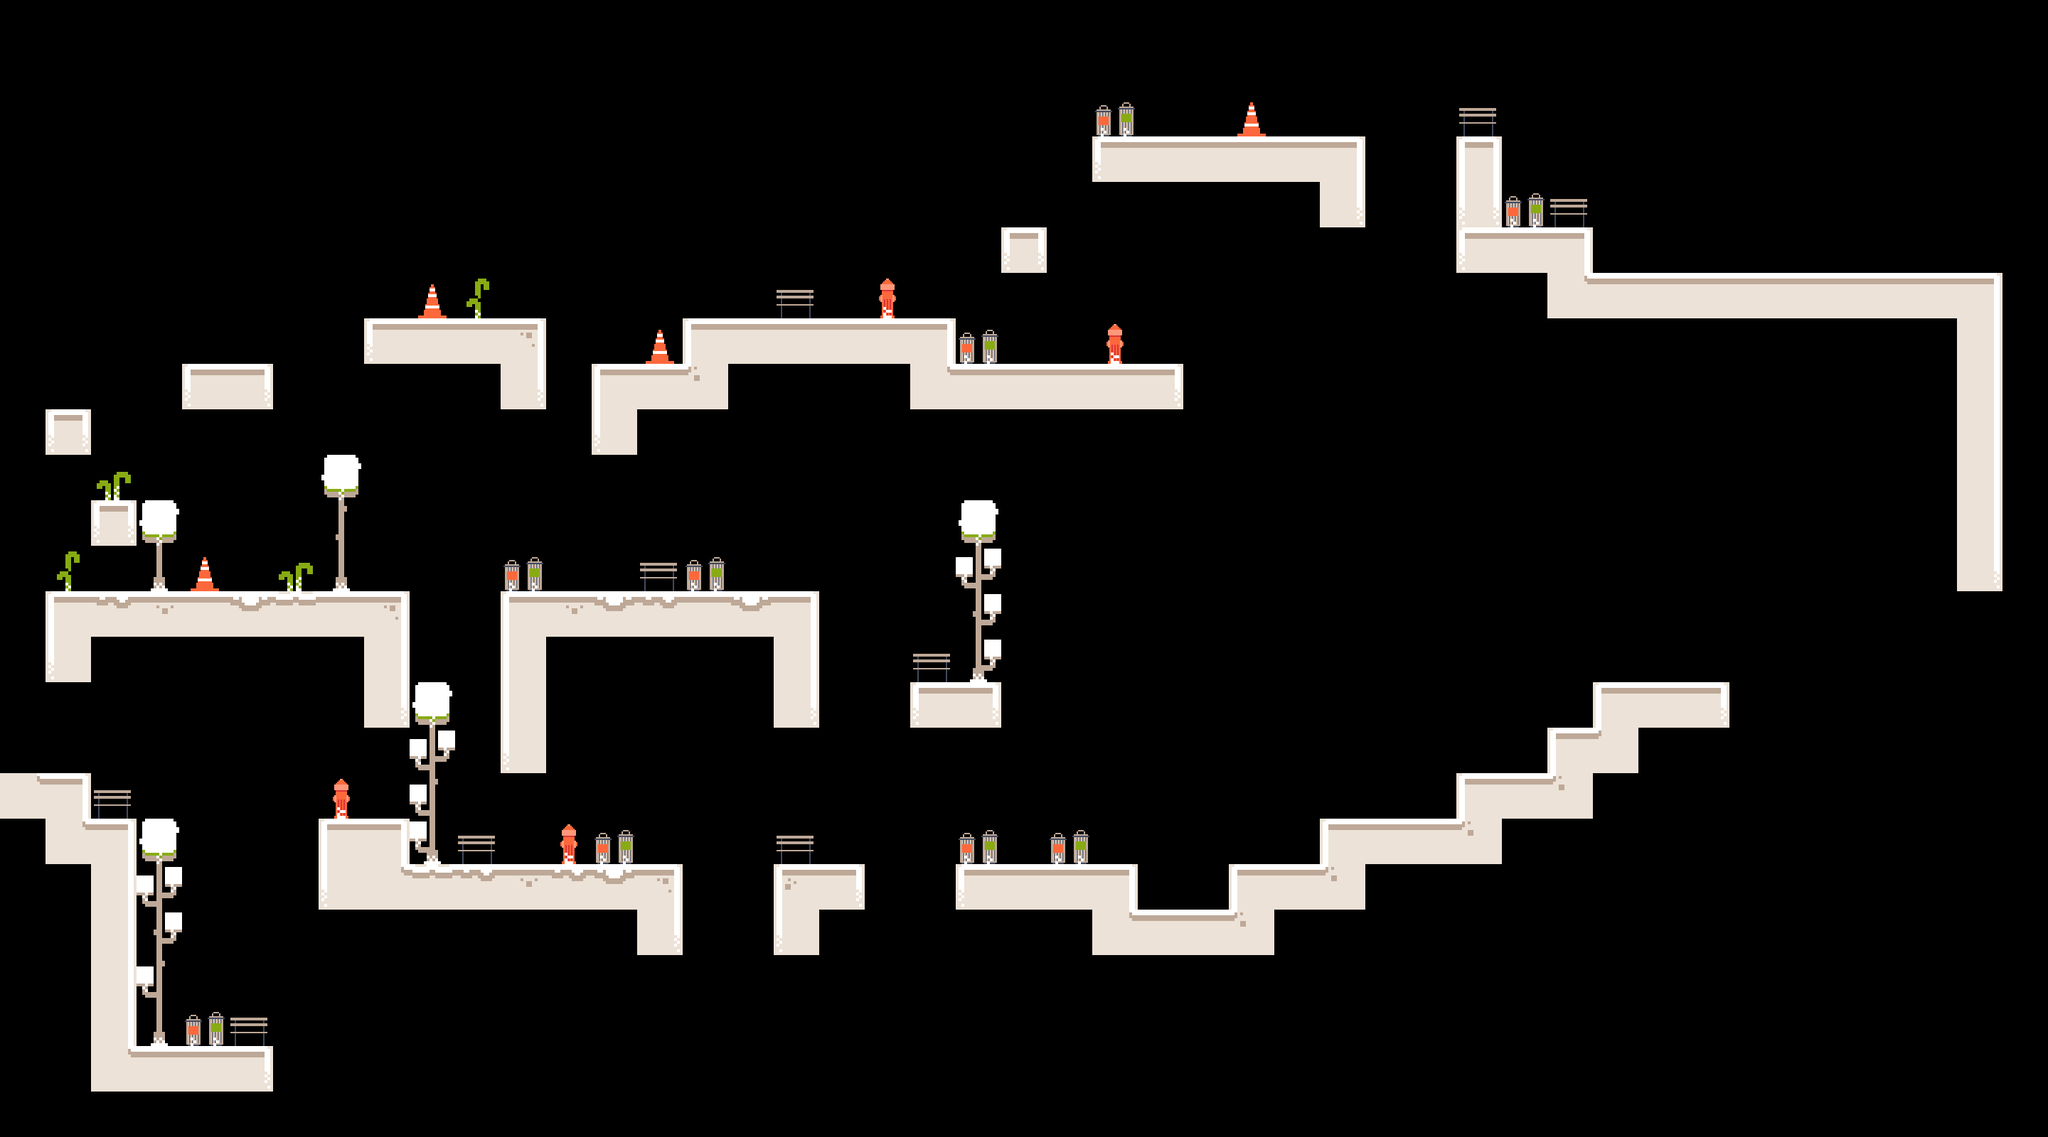

A level layout from a 2D game, rendered from its tile map. Below: a short description, then the map file with its tile-grid data intact:
An orthogonal 45x25 tile map with 64x64 px tiles, 2 tile layers (Main, Decoration) and 9 objects (5x Homeless, 3x Gift, Player).

<map version="1.10" tiledversion="1.10.2" orientation="orthogonal" renderorder="right-down" width="45" height="25" tilewidth="64" tileheight="64" infinite="0" nextlayerid="4" nextobjectid="8">
 <tileset firstgid="1" source="../tilesets/tilemap.tsx" />
 <layer id="1" name="Main" width="45" height="25">
  <data encoding="csv">
0,0,0,0,0,0,0,0,0,0,0,0,0,0,0,0,0,0,0,0,0,0,0,0,0,0,0,0,0,0,0,0,0,0,0,0,0,0,0,0,0,0,0,0,0,
0,0,0,0,0,0,0,0,0,0,0,0,0,0,0,0,0,0,0,0,0,0,0,0,0,0,0,0,0,0,0,0,0,0,0,0,0,0,0,0,0,0,0,0,0,
0,0,0,0,0,0,0,0,0,0,0,0,0,0,0,0,0,0,0,0,0,0,0,0,0,0,0,0,0,0,0,0,0,0,0,0,0,0,0,0,0,0,0,0,0,
0,0,0,0,0,0,0,0,0,0,0,0,0,0,0,0,0,0,0,0,0,0,0,0,28,5,5,5,5,6,0,0,20,0,0,0,0,0,0,0,0,0,0,0,0,
0,0,0,0,0,0,0,0,0,0,0,0,0,0,0,0,0,0,0,0,0,0,0,0,0,0,0,0,0,19,0,0,30,0,0,0,0,0,0,0,0,0,0,0,0,
0,0,0,0,0,0,0,0,0,0,0,0,0,0,0,0,0,0,0,0,0,0,10,0,0,0,0,0,0,0,0,0,28,5,6,0,0,0,0,0,0,0,0,0,0,
0,0,0,0,0,0,0,0,0,0,0,0,0,0,0,0,0,0,0,0,0,0,0,0,0,0,0,0,0,0,0,0,0,0,25,5,5,5,5,5,5,5,5,6,0,
0,0,0,0,0,0,0,0,28,5,5,9,0,0,0,4,5,5,5,5,6,0,0,0,0,0,0,0,0,0,0,0,0,0,0,0,0,0,0,0,0,0,0,16,0,
0,0,0,0,28,29,0,0,0,0,0,19,0,4,5,26,0,0,0,0,25,5,5,5,5,29,0,0,0,0,0,0,0,0,0,0,0,0,0,0,0,0,0,16,0,
0,10,0,0,0,0,0,0,0,0,0,0,0,17,0,0,0,0,0,0,0,0,0,0,0,0,0,0,0,0,0,0,0,0,0,0,0,0,0,0,0,0,0,16,0,
0,0,0,0,0,0,0,0,0,0,0,0,0,0,0,0,0,0,0,0,0,0,0,0,0,0,0,0,0,0,0,0,0,0,0,0,0,0,0,0,0,0,0,16,0,
0,0,10,0,0,0,0,0,0,0,0,0,0,0,0,0,0,0,0,0,0,0,0,0,0,0,0,0,0,0,0,0,0,0,0,0,0,0,0,0,0,0,0,16,0,
0,0,0,0,0,0,0,0,0,0,0,0,0,0,0,0,0,0,0,0,0,0,0,0,0,0,0,0,0,0,0,0,0,0,0,0,0,0,0,0,0,0,0,19,0,
0,4,22,8,5,23,21,5,9,0,0,4,8,23,22,5,23,6,0,0,0,0,0,0,0,0,0,0,0,0,0,0,0,0,0,0,0,0,0,0,0,0,0,0,0,
0,17,0,0,0,0,0,0,16,0,0,14,0,0,0,0,0,16,0,0,0,0,0,0,0,0,0,0,0,0,0,0,0,0,0,0,0,0,0,0,0,0,0,0,0,
0,0,0,0,0,0,0,0,19,0,0,14,0,0,0,0,0,19,0,0,28,29,0,0,0,0,0,0,0,0,0,0,0,0,0,4,5,29,0,0,0,0,0,0,0,
0,0,0,0,0,0,0,0,0,0,0,17,0,0,0,0,0,0,0,0,0,0,0,0,0,0,0,0,0,0,0,0,0,0,4,24,0,0,0,0,0,0,0,0,0,
25,6,0,0,0,0,0,0,0,0,0,0,0,0,0,0,0,0,0,0,0,0,0,0,0,0,0,0,0,0,0,0,4,5,26,0,0,0,0,0,0,0,0,0,0,
0,25,6,0,0,0,0,4,6,0,0,0,0,0,0,0,0,0,0,0,0,0,0,0,0,0,0,0,0,4,5,5,26,0,0,0,0,0,0,0,0,0,0,0,0,
0,0,16,0,0,0,0,17,25,21,22,8,22,23,9,0,0,7,29,0,0,28,5,5,6,0,0,4,5,26,0,0,0,0,0,0,0,0,0,0,0,0,0,0,0,
0,0,16,0,0,0,0,0,0,0,0,0,0,0,19,0,0,17,0,0,0,0,0,0,25,5,5,26,0,0,0,0,0,0,0,0,0,0,0,0,0,0,0,0,0,
0,0,16,0,0,0,0,0,0,0,0,0,0,0,0,0,0,0,0,0,0,0,0,0,0,0,0,0,0,0,0,0,0,0,0,0,0,0,0,0,0,0,0,0,0,
0,0,16,0,0,0,0,0,0,0,0,0,0,0,0,0,0,0,0,0,0,0,0,0,0,0,0,0,0,0,0,0,0,0,0,0,0,0,0,0,0,0,0,0,0,
0,0,25,5,5,29,0,0,0,0,0,0,0,0,0,0,0,0,0,0,0,0,0,0,0,0,0,0,0,0,0,0,0,0,0,0,0,0,0,0,0,0,0,0,0,
0,0,0,0,0,0,0,0,0,0,0,0,0,0,0,0,0,0,0,0,0,0,0,0,0,0,0,0,0,0,0,0,0,0,0,0,0,0,0,0,0,0,0,0,0
</data>
 </layer>
 <layer id="3" name="Decoration" width="45" height="25">
  <data encoding="csv">
0,0,0,0,0,0,0,0,0,0,0,0,0,0,0,0,0,0,0,0,0,0,0,0,0,0,0,0,0,0,0,0,0,0,0,0,0,0,0,0,0,0,0,0,0,
0,0,0,0,0,0,0,0,0,0,0,0,0,0,0,0,0,0,0,0,0,0,0,0,0,0,0,0,0,0,0,0,0,0,0,0,0,0,0,0,0,0,0,0,0,
0,0,0,0,0,0,0,0,0,0,0,0,0,0,0,0,0,0,0,0,0,0,0,0,33,0,0,31,0,0,0,0,32,0,0,0,0,0,0,0,0,0,0,0,0,
0,0,0,0,0,0,0,0,0,0,0,0,0,0,0,0,0,0,0,0,0,0,0,0,0,0,0,0,0,0,0,0,0,0,0,0,0,0,0,0,0,0,0,0,0,
0,0,0,0,0,0,0,0,0,0,0,0,0,0,0,0,0,0,0,0,0,0,0,0,0,0,0,0,0,0,0,0,0,33,32,0,0,0,0,0,0,0,0,0,0,
0,0,0,0,0,0,0,0,0,0,0,0,0,0,0,0,0,0,0,0,0,0,0,0,0,0,0,0,0,0,0,0,0,0,0,0,0,0,0,0,0,0,0,0,0,
0,0,0,0,0,0,0,0,0,31,36,0,0,0,0,0,0,32,0,34,0,0,0,0,0,0,0,0,0,0,0,0,0,0,0,0,0,0,0,0,0,0,0,0,0,
0,0,0,0,0,0,0,0,0,0,0,0,0,0,31,0,0,0,0,0,0,33,0,0,34,0,0,0,0,0,0,0,0,0,0,0,0,0,0,0,0,0,0,0,0,
0,0,0,0,0,0,0,0,0,0,0,0,0,0,0,0,0,0,0,0,0,0,0,0,0,0,0,0,0,0,0,0,0,0,0,0,0,0,0,0,0,0,0,0,0,
0,0,0,0,0,0,0,0,0,0,0,0,0,0,0,0,0,0,0,0,0,0,0,0,0,0,0,0,0,0,0,0,0,0,0,0,0,0,0,0,0,0,0,0,0,
0,0,35,0,0,0,0,39,0,0,0,0,0,0,0,0,0,0,0,0,0,0,0,0,0,0,0,0,0,0,0,0,0,0,0,0,0,0,0,0,0,0,0,0,0,
0,0,0,39,0,0,0,49,0,0,0,0,0,0,0,0,0,0,0,0,0,39,0,0,0,0,0,0,0,0,0,0,0,0,0,0,0,0,0,0,0,0,0,0,0,
0,36,0,59,31,0,35,59,0,0,0,33,0,0,32,33,0,0,0,0,0,40,0,0,0,0,0,0,0,0,0,0,0,0,0,0,0,0,0,0,0,0,0,0,0,
0,0,0,0,0,0,0,0,0,0,0,0,0,0,0,0,0,0,0,0,0,50,0,0,0,0,0,0,0,0,0,0,0,0,0,0,0,0,0,0,0,0,0,0,0,
0,0,0,0,0,0,0,0,0,0,0,0,0,0,0,0,0,0,0,0,32,60,0,0,0,0,0,0,0,0,0,0,0,0,0,0,0,0,0,0,0,0,0,0,0,
0,0,0,0,0,0,0,0,0,39,0,0,0,0,0,0,0,0,0,0,0,0,0,0,0,0,0,0,0,0,0,0,0,0,0,0,0,0,0,0,0,0,0,0,0,
0,0,0,0,0,0,0,0,0,40,0,0,0,0,0,0,0,0,0,0,0,0,0,0,0,0,0,0,0,0,0,0,0,0,0,0,0,0,0,0,0,0,0,0,0,
0,0,32,0,0,0,0,34,0,48,0,0,0,0,0,0,0,0,0,0,0,0,0,0,0,0,0,0,0,0,0,0,0,0,0,0,0,0,0,0,0,0,0,0,0,
0,0,0,39,0,0,0,0,0,58,32,0,34,33,0,0,0,32,0,0,0,33,0,33,0,0,0,0,0,0,0,0,0,0,0,0,0,0,0,0,0,0,0,0,0,
0,0,0,40,0,0,0,0,0,0,0,0,0,0,0,0,0,0,0,0,0,0,0,0,0,0,0,0,0,0,0,0,0,0,0,0,0,0,0,0,0,0,0,0,0,
0,0,0,50,0,0,0,0,0,0,0,0,0,0,0,0,0,0,0,0,0,0,0,0,0,0,0,0,0,0,0,0,0,0,0,0,0,0,0,0,0,0,0,0,0,
0,0,0,48,0,0,0,0,0,0,0,0,0,0,0,0,0,0,0,0,0,0,0,0,0,0,0,0,0,0,0,0,0,0,0,0,0,0,0,0,0,0,0,0,0,
0,0,0,59,33,32,0,0,0,0,0,0,0,0,0,0,0,0,0,0,0,0,0,0,0,0,0,0,0,0,0,0,0,0,0,0,0,0,0,0,0,0,0,0,0,
0,0,0,0,0,0,0,0,0,0,0,0,0,0,0,0,0,0,0,0,0,0,0,0,0,0,0,0,0,0,0,0,0,0,0,0,0,0,0,0,0,0,0,0,0,
0,0,0,0,0,0,0,0,0,0,0,0,0,0,0,0,0,0,0,0,0,0,0,0,0,0,0,0,0,0,0,0,0,0,0,0,0,0,0,0,0,0,0,0,0
</data>
 </layer>
 <objectgroup id="2" name="Entities">
  <object id="1" name="Player" x="320" y="320">
   <point />
  </object>
  <object id="3" name="Homeless" x="2240" y="320" width="576" height="64" />
  <object id="4" name="Homeless" x="1536" y="128" width="384" height="64" />
  <object id="5" name="Homeless" x="960" y="384" width="384" height="64" />
  <object id="6" name="Homeless" x="704" y="768" width="448" height="64" />
  <object id="7" name="Homeless" x="576" y="1152" width="384" height="64" />
  <object id="8" name="Gift" x="0" y="1021">
    <point />
  </object>
  <object id="9" name="Gift" x="1985" y="1085">
    <point />
  </object>
  <object id="10" name="Gift" x="2820" y="255">
    <point />
  </object>
 </objectgroup>
</map>
